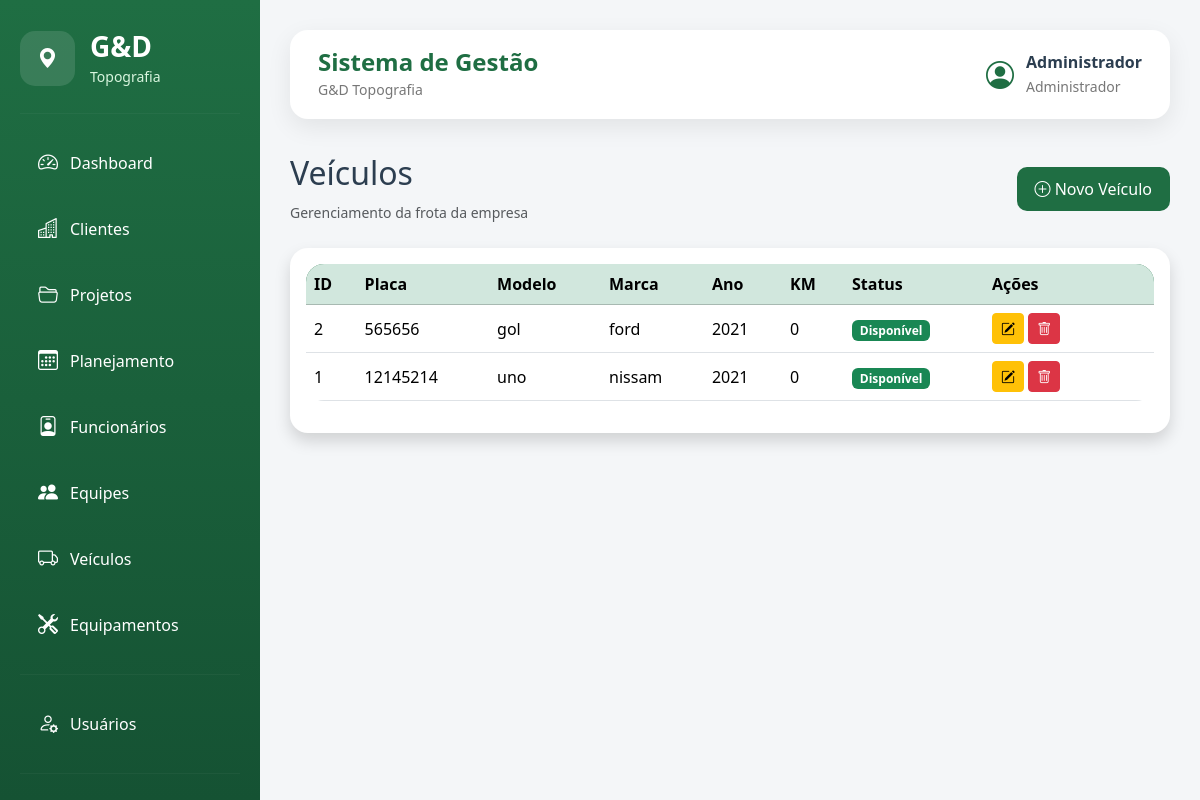
Screenshot of /veiculos (signed in) with the database file from the repository.
### models/usuario.py (models this page shows, shortened)
class Usuario(UserMixin, db.Model):
    __tablename__ = "usuarios"
    id = db.Column(db.Integer, primary_key=True)
    nome = db.Column(db.String(100), nullable=False)
    email = db.Column(db.String(120), unique=True, nullable=False)
    senha = db.Column(db.String(255), nullable=False)
    perfil = db.Column(
        db.String(50),
        nullable=False,
        default="Administrador"
    )
    ativo = db.Column(
        db.Boolean,
        nullable=False,
        default=True
    )
    data_criacao = db.Column(
        db.DateTime,
        default=datetime.utcnow
    )
    ultimo_login = db.Column(
        db.DateTime,
        nullable=True
    )
    ultimo_acesso = db.Column(
        db.DateTime,
        nullable=True
    )
    foto = db.Column(
        db.String(255),
        nullable=True
    )
    telefone = db.Column(
        db.String(20),
        nullable=True
    )
    observacoes = db.Column(
        db.Text,
        nullable=True
    )

### models/veiculo.py (models this page shows)
class Veiculo(db.Model):
    __tablename__ = "veiculos"
    id = db.Column(db.Integer, primary_key=True)
    placa = db.Column(db.String(10), unique=True, nullable=False)
    modelo = db.Column(db.String(100), nullable=False)
    marca = db.Column(db.String(100))
    ano = db.Column(db.Integer)
    quilometragem = db.Column(db.Integer, default=0)
    status = db.Column(
        db.String(30),
        default="Disponível"
    )

### routes/veiculos.py (the view)
@veiculos.route("/veiculos")
@login_required
def listar_veiculos():
    lista = Veiculo.query.order_by(
        Veiculo.modelo
    ).all()
    return render_template(
        "veiculos.html",
        veiculos=lista
    )

### app.py (called while the page is built)
@app.context_processor
def inject_csrf_token():
    return dict(csrf_token=generate_csrf)

@login_manager.user_loader
def load_user(user_id):
    return Usuario.query.get(int(user_id))

### templates/veiculos.html (shortened to what this page needs)
{% extends "layout/base.html" %}
{% block content %}
<div class="d-flex justify-content-between align-items-center mb-4">
    <div>
        <h2>Veículos</h2>
        <small class="text-muted">
            Gerenciamento da frota da empresa
        </small>
    </div>
    <a href="/veiculos/novo" class="btn btn-success">
        <i class="bi bi-plus-circle"></i>
        Novo Veículo
    </a>
</div>
<div class="card shadow">
    <div class="card-body">
        <table class="table table-hover align-middle">
            <thead class="table-success">
                <tr>
                    <th>ID</th>
                    <th>Placa</th>
                    <th>Modelo</th>
                    <th>Marca</th>
                    <th>Ano</th>
                    <th>KM</th>
                    <th>Status</th>
                    <th width="170">Ações</th>
                </tr>
            </thead>
            <tbody>
                {% for veiculo in veiculos %}
                <tr>
                    <td>{{ veiculo.id }}</td>
                    <td>{{ veiculo.placa }}</td>
                    <td>{{ veiculo.modelo }}</td>
                    <td>{{ veiculo.marca }}</td>
                    <td>{{ veiculo.ano }}</td>
                    <td>{{ veiculo.quilometragem }}</td>
                    <td>
                        {% if veiculo.status == "Disponível" %}
                            <span class="badge bg-success">
                                Disponível
                            </span>
                        {% elif veiculo.status == "Em Campo" %}
                            <span class="badge bg-primary">
                                Em Campo
                            </span>
                        {% elif veiculo.status == "Oficina" %}
                            <span class="badge bg-danger">
                                Oficina
                            </span>
                        {% else %}
                            <span class="badge bg-secondary">
                                {{ veiculo.status }}
                            </span>
                        {% endif %}
                    </td>
                    <td>
                        <a href="/veiculos/editar/{{ veiculo.id }}"
                           class="btn btn-warning btn-sm"
                           title="Editar">
                            <i class="bi bi-pencil-square"></i>
                        </a>
                        <form action="/veiculos/excluir/{{ veiculo.id }}"
                              method="POST"
                              style="display:inline;">
                            <button type="submit"
                                    class="btn btn-danger btn-sm"
                                    onclick="return confirm('Deseja realmente excluir este veículo?')"
                                    title="Excluir">
                                <i class="bi bi-trash"></i>
                            </button>
                        </form>
                    </td>
                </tr>
                {% else %}
                <tr>
                    <td colspan="8" class="text-center text-muted">
                        Nenhum veículo cadastrado.
                    </td>
                </tr>
                {% endfor %}
            </tbody>
        </table>
    </div>
</div>
{% endblock %}

### templates/layout/base.html (shortened to what this page needs)
<!DOCTYPE html>
<html lang="pt-BR">
<head>
    <link href="https://cdn.jsdelivr.net/npm/bootstrap@5.3.3/dist/css/bootstrap.min.css" rel="stylesheet">
    <link href="https://cdn.jsdelivr.net/npm/bootstrap-icons@1.11.3/font/bootstrap-icons.css" rel="stylesheet">
    <link rel="stylesheet" href="{{ url_for('static', filename='css/style.css') }}">
</head>
<body>
    <div class="sidebar">
        <div class="logo">
            <div class="logo-icon">
                <i class="bi bi-geo-alt-fill"></i>
            </div>
            <div>
                <h3>G&D</h3>
                <small>Topografia</small>
            </div>
        </div>
        <hr>
        <a href="{{ url_for('dashboard.inicio') }}">
            <i class="bi bi-speedometer2"></i>
            <span>Dashboard</span>
        </a>
        <a href="{{ url_for('clientes.listar_clientes') }}">
            <i class="bi bi-buildings"></i>
            <span>Clientes</span>
        </a>
        <a href="{{ url_for('projetos.listar_projetos') }}">
            <i class="bi bi-folder2-open"></i>
            <span>Projetos</span>
        </a>
        <a href="{{ url_for('planejamento.listar_planejamento') }}">
            <i class="bi bi-calendar3"></i>
            <span>Planejamento</span>
        </a>
        <a href="{{ url_for('funcionarios.listar_funcionarios') }}">
            <i class="bi bi-person-badge"></i>
            <span>Funcionários</span>
        </a>
        <a href="{{ url_for('equipes.listar_equipes') }}">
            <i class="bi bi-people-fill"></i>
            <span>Equipes</span>
        </a>
        <a href="{{ url_for('veiculos.listar_veiculos') }}">
            <i class="bi bi-truck"></i>
            <span>Veículos</span>
        </a>
        <a href="{{ url_for('equipamentos.listar_equipamentos') }}">
            <i class="bi bi-tools"></i>
            <span>Equipamentos</span>
        </a>
        <hr>
        <a href="{{ url_for('usuarios.listar_usuarios') }}">
            <i class="bi bi-person-gear"></i>
            <span>Usuários</span>
        </a>
        <hr>
        <a href="{{ url_for('auth.logout') }}">
        </a>
    </div>
    <div class="conteudo">
        <div class="topbar">
            <div>
                <h4>Sistema de Gestão</h4>
                <small>G&D Topografia</small>
            </div>
            <div class="topbar-right">
                <div class="usuario">
                    <i class="bi bi-person-circle fs-3"></i>
                    <div>
                        <strong>
                            {{ current_user.nome }}
                        </strong>
                        <small>
                            {{ current_user.perfil }}
                        </small>
                    </div>
                </div>
            </div>
        </div>
        {% block content %}
        {% endblock %}
    </div>
</body>
</html>

### static/css/style.css (style rules this page uses)
:root { --verde-principal:#1F6E43; --verde-secundario:#2E8B57; --verde-escuro:#155233; --cinza-claro:#F4F6F8; --cinza:#D8DEE4; --texto:#2C3E50; --branco:#FFFFFF; --sombra:0 8px 25px rgba(0,0,0,.08); --radius:18px; }
* { margin:0; padding:0; box-sizing:border-box; }
body { background:var(--cinza-claro); font-family:"Segoe UI",Tahoma,Geneva,Verdana,sans-serif; color:var(--texto); overflow-x:hidden; }
.sidebar { position:fixed; top:0; left:0; width:260px; height:100vh; background:linear-gradient( 180deg, var(--verde-principal), var(--verde-escuro) ); color:white; padding:30px 20px; overflow-y:auto; overflow-x:hidden; z-index:1000; }
.logo { display:flex; align-items:center; gap:15px; margin-bottom:25px; }
.logo-icon { width:55px; height:55px; border-radius:15px; background:rgba(255,255,255,.12); display:flex; align-items:center; justify-content:center; font-size:28px; }
.logo h3 { margin:0; font-weight:700; }
.logo small { color:#d9f6df; }
.sidebar hr { border-color:rgba(255,255,255,.15); margin:20px 0; }
.sidebar a { display:flex; align-items:center; gap:12px; color:white; text-decoration:none; padding:14px 18px; border-radius:12px; margin-bottom:8px; transition:.25s; }
.sidebar i { font-size:20px; }
.conteudo { margin-left:260px; width:calc(100% - 260px); min-height:100vh; padding:30px; }
.topbar { background:white; border-radius:18px; padding:18px 28px; display:flex; justify-content:space-between; align-items:center; margin-bottom:35px; box-shadow:var(--sombra); }
.topbar h4 { margin:0; color:var(--verde-principal); font-weight:700; }
.topbar small { color:#777; }
.topbar-right { display:flex; align-items:center; gap:20px; }
.usuario { display:flex; align-items:center; gap:12px; }
.usuario i { color:var(--verde-principal); }
.usuario strong { display:block; }
.usuario small { color:#777; }
.btn-success { background:var(--verde-principal); border:none; border-radius:10px; padding:10px 18px; }
.card { border:none; border-radius:18px; box-shadow:var(--sombra); }
.table { background:white; border-radius:18px; overflow:hidden; }
.table thead { background:var(--verde-principal); color:white; }
.table td { vertical-align:middle; }

### rows the page displays
Usuario: nome "Administrador", perfil "Administrador"
Veiculo: id "2", placa "565656", modelo "gol", marca "ford", ano "2021", quilometragem "0", status "Disponível"
Veiculo: id "1", placa "12145214", modelo "uno", marca "nissam", ano "2021", quilometragem "0", status "Disponível"
